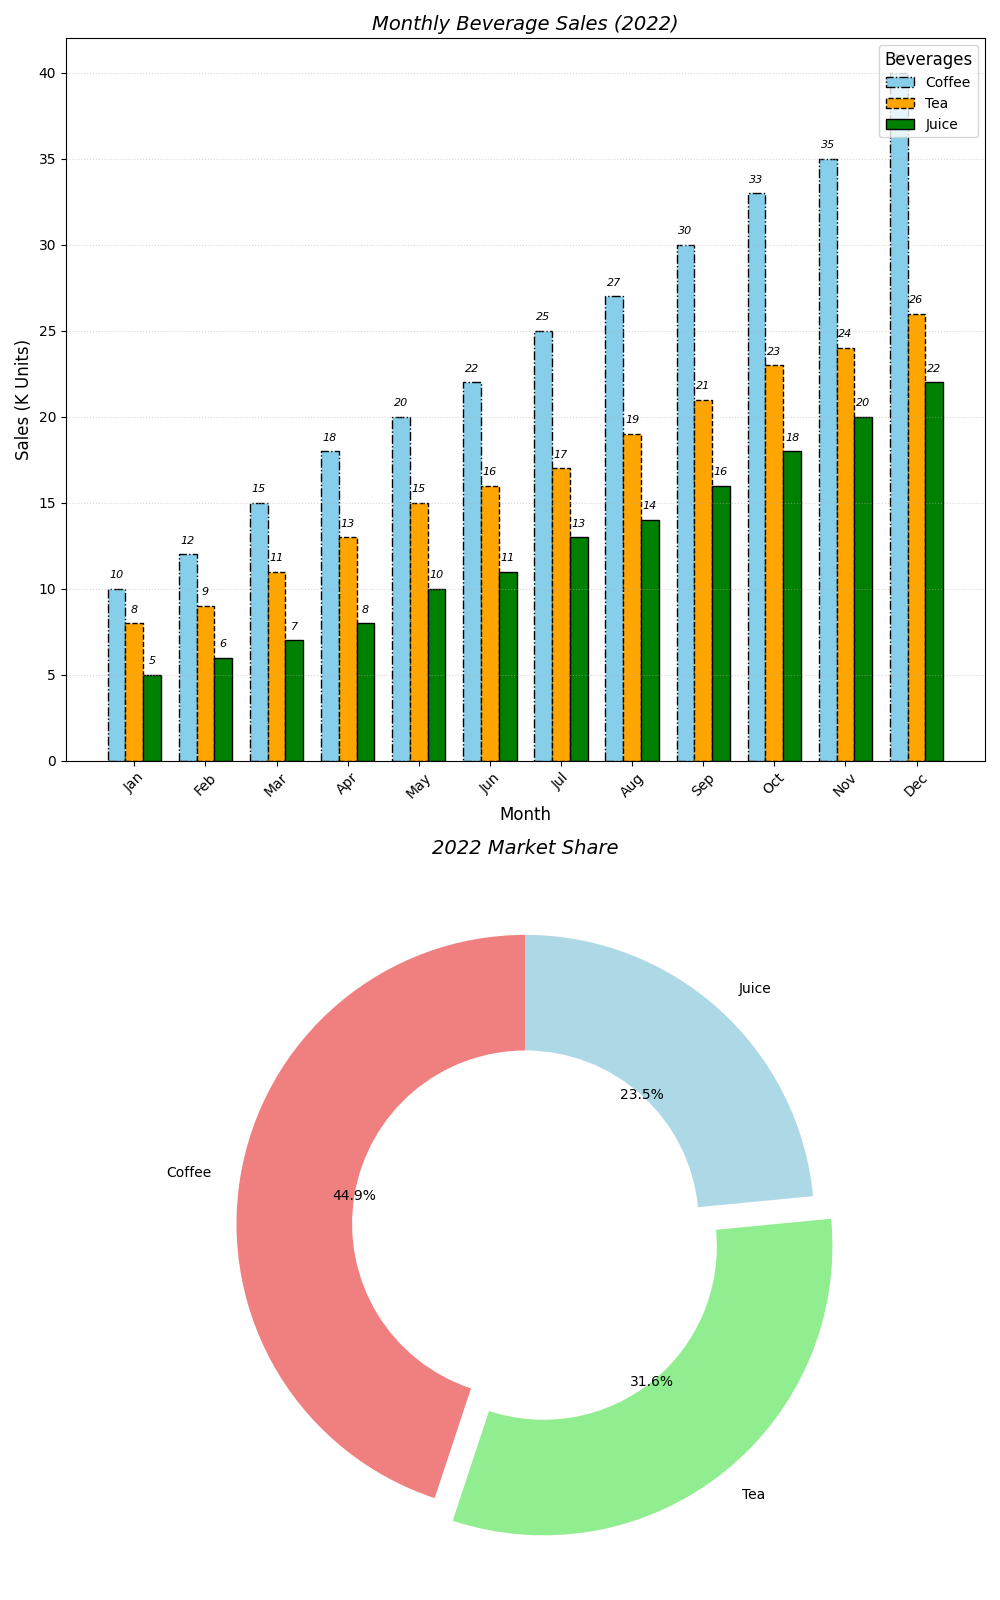

The Python source for this figure:
import matplotlib.pyplot as plt
import numpy as np

months = np.arange(1, 13)
coffee_sales = np.array([10, 12, 15, 18, 20, 22, 25, 27, 30, 33, 35, 40])
tea_sales = np.array([8, 9, 11, 13, 15, 16, 17, 19, 21, 23, 24, 26])
juice_sales = np.array([5, 6, 7, 8, 10, 11, 13, 14, 16, 18, 20, 22])

cumulative_sales = np.array([sum(coffee_sales), sum(tea_sales), sum(juice_sales)])
beverages = ['Coffee', 'Tea', 'Juice']

fig, (ax1, ax2) = plt.subplots(2, 1, figsize=(10, 16))

# First subplot: Bar chart with modified styles
width = 0.25
ax1.bar(months - width, coffee_sales, width=width, color='skyblue', edgecolor='black', linestyle='-.', label='Coffee')
ax1.bar(months, tea_sales, width=width, color='orange', edgecolor='black', linestyle='--', label='Tea')
ax1.bar(months + width, juice_sales, width=width, color='green', edgecolor='black', linestyle='-', label='Juice')

ax1.set_title('Monthly Beverage Sales (2022)', fontsize=14, fontweight='normal', style='italic')
ax1.set_xlabel('Month', fontsize=12)
ax1.set_ylabel('Sales (K Units)', fontsize=12)
ax1.set_xticks(months)
ax1.set_xticklabels(['Jan', 'Feb', 'Mar', 'Apr', 'May', 'Jun', 'Jul', 'Aug', 'Sep', 'Oct', 'Nov', 'Dec'], rotation=45)
ax1.legend(loc='upper right', fontsize=10, title='Beverages', title_fontsize='12')
ax1.grid(axis='y', linestyle=':', alpha=0.5)

for i in range(len(months)):
    ax1.text(months[i] - width, coffee_sales[i] + 0.5, str(coffee_sales[i]), ha='center', va='bottom', fontsize=8, style='italic')
    ax1.text(months[i], tea_sales[i] + 0.5, str(tea_sales[i]), ha='center', va='bottom', fontsize=8, style='italic')
    ax1.text(months[i] + width, juice_sales[i] + 0.5, str(juice_sales[i]), ha='center', va='bottom', fontsize=8, style='italic')

# Second subplot: Donut chart with modified styles
ax2.pie(cumulative_sales, labels=beverages, colors=['lightcoral', 'lightgreen', 'lightblue'], autopct='%1.1f%%', startangle=90,
        explode=(0, 0.1, 0), wedgeprops=dict(width=0.4))
ax2.set_title('2022 Market Share', fontsize=14, fontweight='normal', style='italic')

plt.tight_layout()
plt.show()
